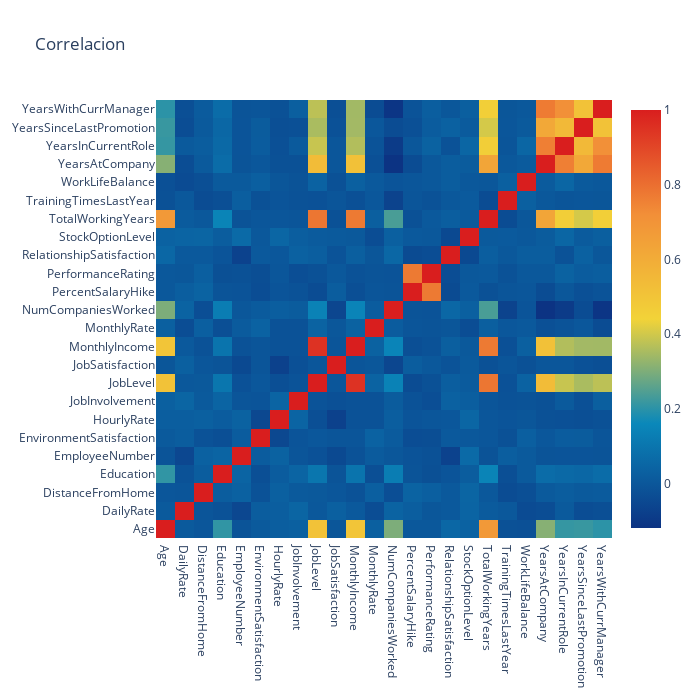

Notebook code cell kept with this figure:
### Code cell
trace1 = go.Heatmap(
    z = df[numerical].astype(float).corr().values,
    x = df[numerical].columns.values,
    y = df[numerical].columns.values,
    colorscale = 'Portland', 
    reversescale = False, 
    opacity = 1.0)
        
data = [trace1]
layout = go.Layout(
    title = 'Correlacion',
    xaxis = dict(ticks = '', nticks = 36),
    yaxis = dict(ticks = ''),
    width = 700, height = 700
)

fig = go.Figure(data = data, layout = layout)
py.iplot(fig)

### Figure 1 — Plotly figure (JSON) as saved in the notebook; plotly's stock layout.template omitted (floating-point values rounded to 4 significant figures; data arrays with more than 128 entries replaced by an {"elided": "..."} marker saying what was removed)
{"data": [{"colorscale": [[0, "rgb(12,51,131)"], [0.25, "rgb(10,136,186)"], [0.5, "rgb(242,211,56)"], [0.75, "rgb(242,143,56)"], [1, "rgb(217,30,30)"]], "opacity": 1, "reversescale": false, "type": "heatmap", "x": ["Age", "DailyRate", "DistanceFromHome", "Education", "EmployeeNumber", "EnvironmentSatisfaction", "HourlyRate", "JobInvolvement", "JobLevel", "JobSatisfaction", "MonthlyIncome", "MonthlyRate", "NumCompaniesWorked", "PercentSalaryHike", "PerformanceRating", "RelationshipSatisfaction", "StockOptionLevel", "TotalWorkingYears", "TrainingTimesLastYear", "WorkLifeBalance", "YearsAtCompany", "YearsInCurrentRole", "YearsSinceLastPromotion", "YearsWithCurrManager"], "y": ["Age", "DailyRate", "DistanceFromHome", "Education", "EmployeeNumber", "EnvironmentSatisfaction", "HourlyRate", "JobInvolvement", "JobLevel", "JobSatisfaction", "MonthlyIncome", "MonthlyRate", "NumCompaniesWorked", "PercentSalaryHike", "PerformanceRating", "RelationshipSatisfaction", "StockOptionLevel", "TotalWorkingYears", "TrainingTimesLastYear", "WorkLifeBalance", "YearsAtCompany", "YearsInCurrentRole", "YearsSinceLastPromotion", "YearsWithCurrManager"], "z": {"elided": "24x24 float values"}}], "layout": {"height": 700, "title": {"text": "Correlacion"}, "width": 700, "xaxis": {"autorange": true, "nticks": 36, "range": [-0.5, 23.5], "ticks": "", "type": "category"}, "yaxis": {"autorange": true, "range": [-0.5, 23.5], "ticks": "", "type": "category"}}}
